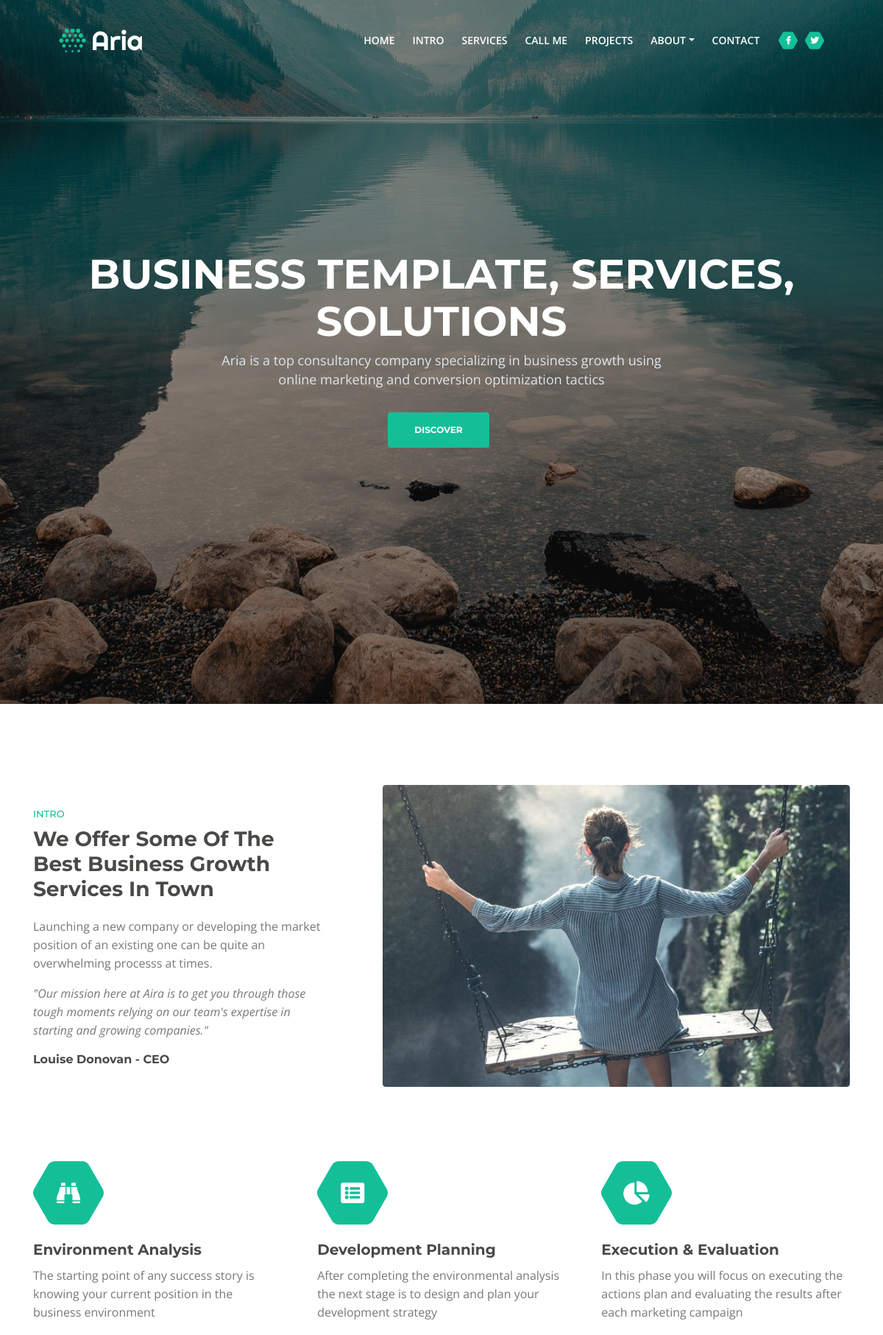
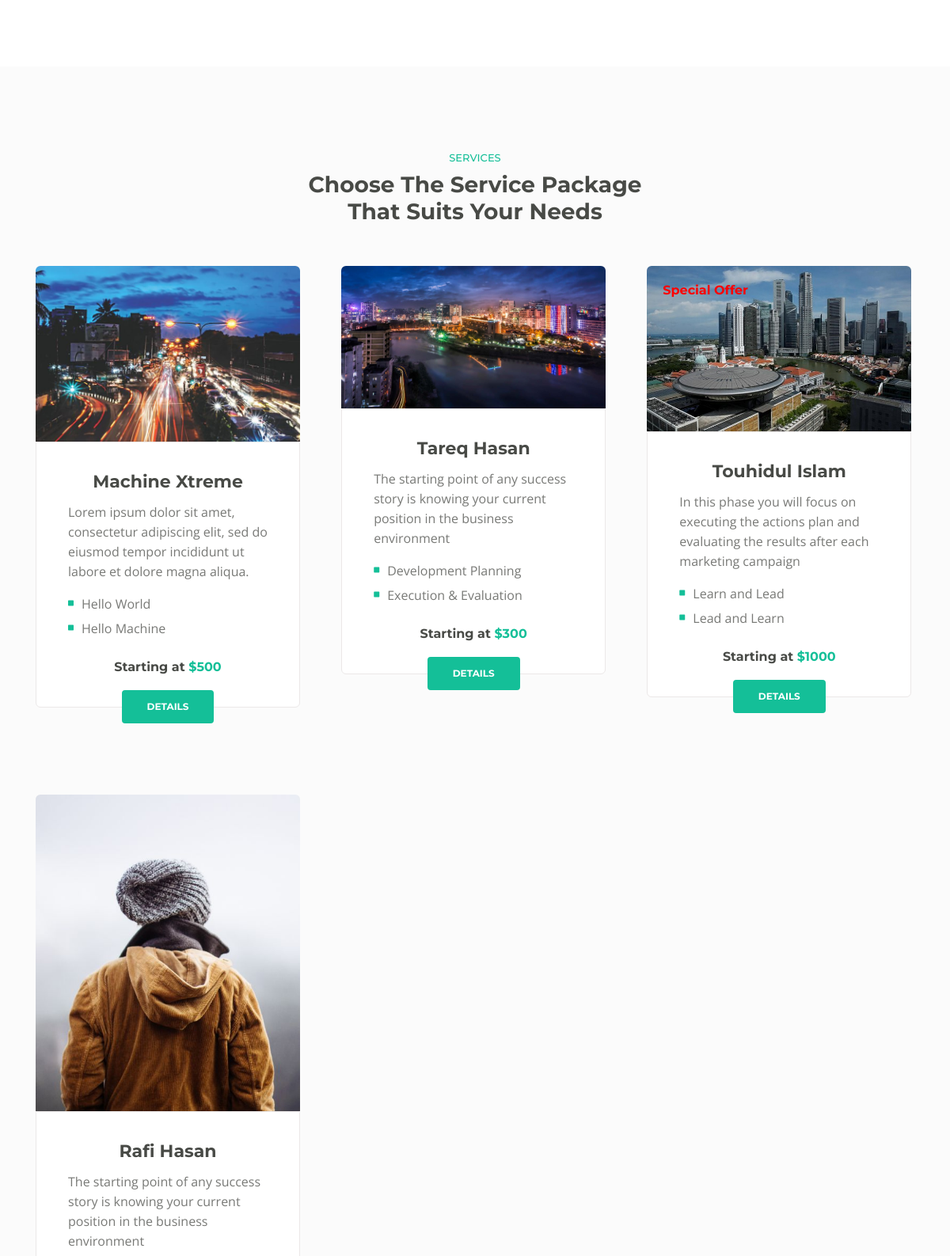
The page / (upper part) on the database its author committed (2 pictures, top to bottom).
### sexa/models.py (models this page shows)
class Destinations(models.Model):
    name = models.CharField(max_length=100)
    img = models.ImageField(upload_to='pics')
    desc = models.TextField()
    price = models.IntegerField()
    review = models.TextField()
    review2 = models.TextField()
    offer = models.BooleanField(default=False)

### sexa/views.py (the view)
# urls.py: path('', views.home, name='home')
def home(request):
    dests = Destinations.objects.all()
    return render(request, 'index.html', {'dests': dests})

### templates/index.html (shortened to what this page needs)
{% load static %}
{% static 'images' as url %}
<!DOCTYPE html>
<html lang="en">
<head>
    <link href="{% static 'css/bootstrap.css' %}" rel="stylesheet">
    <link href="{% static 'css/fontawesome-all.css' %}" rel="stylesheet">
    <link href="{% static 'css/swiper.css' %}" rel="stylesheet">
	<link href="{% static 'css/magnific-popup.css' %}" rel="stylesheet">
	<link href="{% static 'css/styles.css' %}" rel="stylesheet">
</head>
<body data-spy="scroll" data-target=".fixed-top">
    <nav class="navbar navbar-expand-md navbar-dark navbar-custom fixed-top">
        <a class="navbar-brand logo-image" href="index.html"><img src="{% static 'images/logo.svg' %}" alt="alternative"></a>
        <div class="collapse navbar-collapse" id="navbarsExampleDefault">
            <ul class="navbar-nav ml-auto">
                <li class="nav-item">
                    <a class="nav-link page-scroll" href="#header">HOME <span class="sr-only">(current)</span></a>
                </li>
                <li class="nav-item">
                    <a class="nav-link page-scroll" href="#intro">INTRO</a>
                </li>
                <li class="nav-item">
                    <a class="nav-link page-scroll" href="#services">SERVICES</a>
                </li>
                <li class="nav-item">
                    <a class="nav-link page-scroll" href="#callMe">CALL ME</a>
                </li>
                <li class="nav-item">
                    <a class="nav-link page-scroll" href="#projects">PROJECTS</a>
                </li>
                <li class="nav-item dropdown">
                    <a class="nav-link dropdown-toggle page-scroll" href="#about" id="navbarDropdown" role="button" aria-haspopup="true" aria-expanded="false">ABOUT</a>
                </li>
                <li class="nav-item">
                    <a class="nav-link page-scroll" href="#contact">CONTACT</a>
                </li>
            </ul>
            <span class="nav-item social-icons">
                <span class="fa-stack">
                    <a href="#">
                        <span class="hexagon"></span>
                        <i class="fab fa-facebook-f fa-stack-1x"></i>
                    </a>
                </span>
                <span class="fa-stack">
                    <a href="#">
                        <span class="hexagon"></span>
                        <i class="fab fa-twitter fa-stack-1x"></i>
                    </a>
                </span>
            </span>
        </div>
    </nav>
    <header id="header" class="header">
        <div class="header-content">
            <div class="container">
                <div class="row">
                    <div class="col-lg-12">
                        <div class="text-container">
                            <h1>BUSINESS <span id="js-rotating">TEMPLATE, SERVICES, SOLUTIONS</span></h1>
                            <p class="p-heading p-large">Aria is a top consultancy company specializing in business growth using online marketing and conversion optimization tactics</p>
                            <a class="btn-solid-lg page-scroll" href="#intro">DISCOVER</a>
                        </div>
                    </div>
                </div>
            </div>
        </div>
    </header>
    <div id="intro" class="basic-1">
        <div class="container">
            <div class="row">
                <div class="col-lg-5">
                    <div class="text-container">
                        <div class="section-title">INTRO</div>
                        <h2>We Offer Some Of The Best Business Growth Services In Town</h2>
                        <p>Launching a new company or developing the market position of an existing one can be quite an overwhelming processs at times.</p>
                        <p class="testimonial-text">"Our mission here at Aira is to get you through those tough moments relying on our team's expertise in starting and growing companies."</p>
                        <div class="testimonial-author">Louise Donovan - CEO</div>
                    </div>
                </div>
                <div class="col-lg-7">
                    <div class="image-container">
                        <img class="img-fluid" src="{% static 'images/intro-office.jpg' %}" alt="alternative">
                    </div>
                </div>
            </div>
        </div>
    </div>
    <div class="cards-1">
        <div class="container">
            <div class="row">
                <div class="col-lg-12">
                    <div class="card">
                        <span class="fa-stack">
                            <span class="hexagon"></span>
                            <i class="fas fa-binoculars fa-stack-1x"></i>
                        </span>
                        <div class="card-body">
                            <h4 class="card-title">Environment Analysis</h4>
                            <p>The starting point of any success story is knowing your current position in the business environment</p>
                        </div>
                    </div>
                    <div class="card">
                        <span class="fa-stack">
                            <span class="hexagon"></span>
                            <i class="fas fa-list-alt fa-stack-1x"></i>
                        </span>
                        <div class="card-body">
                            <h4 class="card-title">Development Planning</h4>
                            <p>After completing the environmental analysis the next stage is to design and  plan your development strategy</p>
                        </div>
                    </div>
                    <div class="card">
                        <span class="fa-stack">
                            <span class="hexagon"></span>
                            <i class="fas fa-chart-pie fa-stack-1x"></i>
                        </span>
                        <div class="card-body">
                            <h4 class="card-title">Execution & Evaluation</h4>
                            <p>In this phase you will focus on executing the actions plan and evaluating the results after each marketing campaign</p>
                        </div>
                    </div>
                </div>
            </div>
        </div>
    </div>
    <div id="services" class="cards-2">
        <div class="container">
            <div class="row">
                <div class="col-lg-12">
                    <div class="section-title">SERVICES</div>
                    <h2>Choose The Service Package<br> That Suits Your Needs</h2>
                </div>
            </div>
            <div class="row">
                <div class="col-lg-12">
                    {% for dest in dests %}
                    <div class="card">
                        <div class="card-image">
                            <img class="img-fluid" src="{{dest.img.url}}" alt="alternative">
                        </div>
                        {% if dest.offer == True %}
                        <div class="card-img-overlay">
                             <h6 class="card-title" style="color: red;">Special Offer</h6>
                        </div>
                        {% endif %}
                        <div class="card-body">
                            <h3 class="card-title">{{ dest.name }}</h3>
                            <p>{{ dest.desc }}</p>
                            <ul class="list-unstyled li-space-lg">
                                <li class="media">
                                    <i class="fas fa-square"></i>
                                    <div class="media-body">{{ dest.review }}</div>
                                </li>
                                <li class="media">
                                    <i class="fas fa-square"></i>
                                    <div class="media-body">{{ dest.review2 }}</div>
                                </li>
                            </ul>
                            <p class="price">Starting at <span>${{ dest.price }}</span></p>
                        </div>
                        <div class="button-container">
                            <a class="btn-solid-reg page-scroll" href="#callMe">DETAILS</a>
                        </div>
                    </div>
                    {% endfor %}
                </div>
            </div>
        </div>
    </div>
</body>
</html>

### rows shown on the page
Destinations: img (picture), name "Machine Xtreme", desc "Lorem ipsum dolor sit amet, consectetur adipiscing elit, sed do eiusmod tempor incididunt ut labore et dolore magna aliqua.", review "Hello World", review2 "Hello Machine", price "500"
Destinations: img (picture), name "Tareq Hasan", desc "The starting point of any success story is knowing your current position in the business environment", review "Development Planning", review2 "Execution & Evaluation", price "300"
Destinations: img (picture), offer "Special Offer", name "Touhidul Islam", desc "In this phase you will focus on executing the actions plan and evaluating the results after each marketing campaign", review "Learn and Lead", review2 "Lead and Learn", price "1000"
Destinations: img (picture), name "Rafi Hasan", desc "The starting point of any success story is knowing your current position in the business environment"
